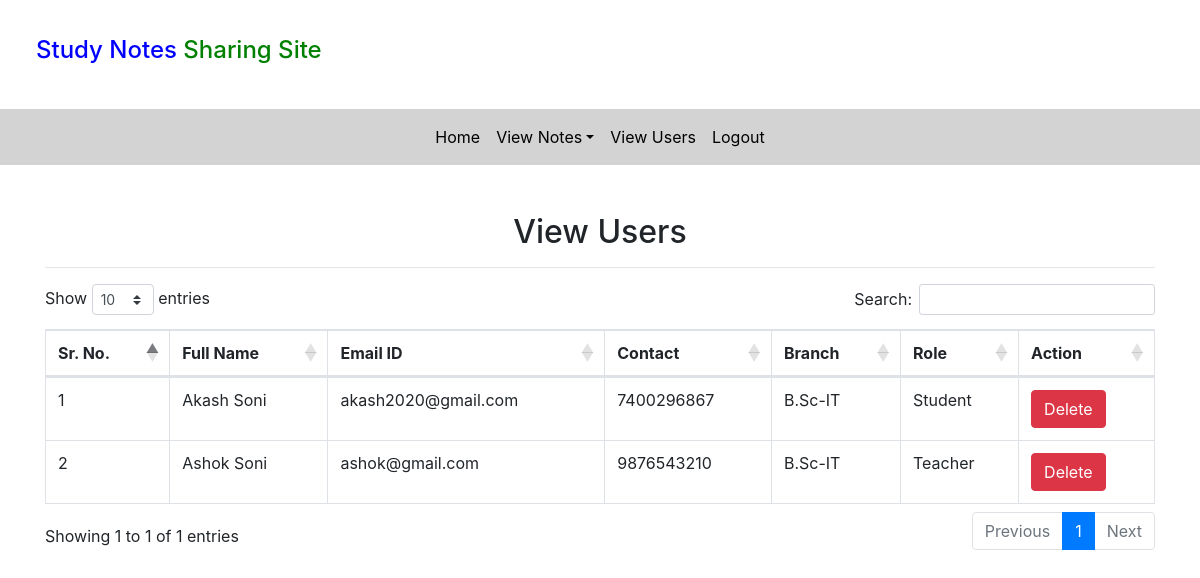
The page /view_users (signed in) on the database its author committed.
### notes/models.py (models this page shows, shortened)
class SignUp(models.Model):
    user = models.ForeignKey(User, on_delete=models.CASCADE, null=True)
    contact = models.CharField(max_length=13, null=True)
    branch = models.CharField(max_length=30, null=True)
    role = models.CharField(max_length=15, null=True)

### notes/views.py (the view)
# urls.py: path('view_users', view_users, name='view_users'),
def view_users(request):
    if not request.user.is_authenticated:
        return redirect('login_admin')
    users = SignUp.objects.all()
    d = {'users' : users}
    return render(request, 'view_users.html', d)

### notes/templates/view_users.html (shortened to what this page needs)
{% extends 'admin_navigation.html' %}
{% load static %}
{% block body %}
<link rel="stylesheet" href="//cdnjs.cloudflare.com/ajax/libs/twitter-bootstrap/4.5.2/css/bootstrap.css">
<link rel="stylesheet" href="https://cdn.datatables.net/1.10.22/css/dataTables.bootstrap4.min.css">
<div class="container mt-5">
    <h2 class="text-center">View Users</h2>
    <hr>
    <table class="table table-bordered" id="example">
        <thead>
        <tr>
            <th>Sr. No.</th>
            <th>Full Name</th>
            <th>Email ID</th>
            <th>Contact</th>
            <th>Branch</th>
            <th>Role</th>
            <th>Action</th>
        </tr>
        </thead>
        {% for i in users %}
        <tbody>
        <tr>
            <td>{{forloop.counter}}</td>
            <td style="text-transform : capitalize">{{i.user.first_name}} {{i.user.last_name}}</td>
            <td>{{i.user.username}}</td>
            <td>{{i.contact}}</td>
            <td>{{i.branch}}</td>
            <td>{{i.role}}</td>
            <td><a href="{% url 'delete_users' i.user.id %}" class="btn btn-danger" onclick="return confirm('Are you sure?')">Delete</a></td>
        </tr>
        </tbody>
        {% endfor %}
    </table>
</div>
{% endblock %}

### rows shown on the page
SignUp: user.first_name "Akash", user.last_name "Soni", user.username "akash2020@gmail.com", contact "7400296867", branch "B.Sc-IT", role "Student"
SignUp: user.first_name "Ashok", user.last_name "Soni", user.username "ashok@gmail.com", contact "9876543210", branch "B.Sc-IT", role "Teacher"
